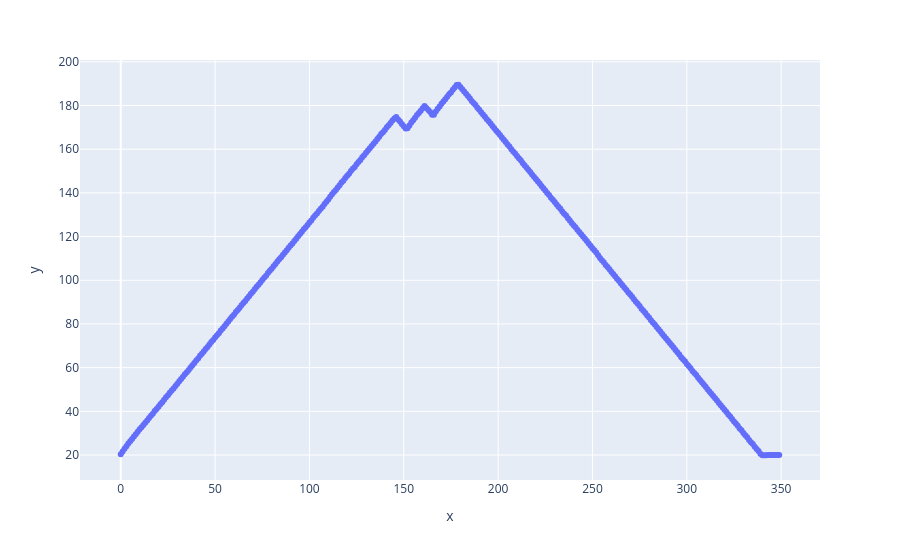

The cell this chart's notebook holds for it:
### Markdown cell above
### 314

### Code cell
path = r"E:\PEG_g_PLA Nikos 2025\SC5732\Brushes_PEG_PLA\Brushes_PEG_PLA_PA314_97p5_2p5_600DP_firstheat_175C_and_back"

Exp = BM26_experiment(path)
T = Exp.get_T_profile()

q, I_array = Exp.integrate1d_SAXS(ai, 1000, mask=img_mask, unit='q_nm^-1')

T = Exp.get_T_profile()
# px.scatter(x = range(len(T)), y = T)

I_calib = calibrate(q, I_array, 5, 6)
px.scatter(x = range(len(T)), y = T)

### Figure 1 — Plotly figure (JSON) as saved in the notebook; plotly's stock layout.template omitted (floating-point values rounded to 4 significant figures; data arrays with more than 128 entries replaced by an {"elided": "..."} marker saying what was removed)
{"data": [{"hovertemplate": "x=%{x}<br>y=%{y}<extra></extra>", "legendgroup": "", "marker": {"color": "#636efa", "symbol": "circle"}, "mode": "markers", "name": "", "orientation": "v", "showlegend": false, "type": "scatter", "x": {"elided": "350 int values"}, "xaxis": "x", "y": {"elided": "350 float values"}, "yaxis": "y"}], "layout": {"legend": {"tracegroupgap": 0}, "margin": {"t": 60}, "xaxis": {"anchor": "y", "domain": [0, 1], "title": {"text": "x"}}, "yaxis": {"anchor": "x", "domain": [0, 1], "title": {"text": "y"}}}}
